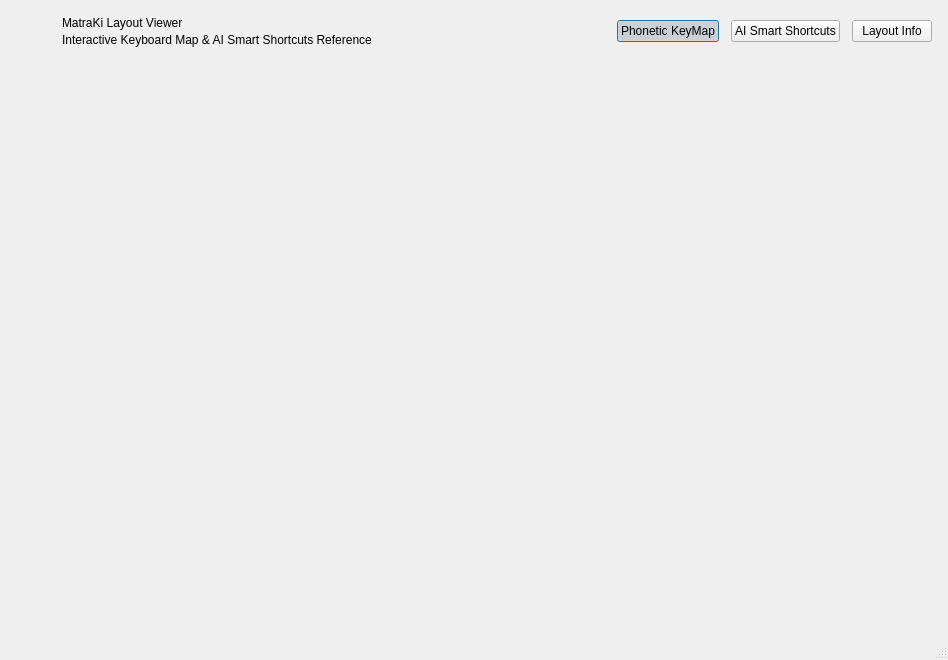
<?xml version="1.0" encoding="UTF-8"?>
<ui version="4.0">
 <class>LayoutViewer</class>
 <widget class="QDialog" name="LayoutViewer">
  <property name="geometry">
   <rect>
    <x>0</x>
    <y>0</y>
    <width>948</width>
    <height>660</height>
   </rect>
  </property>
  <property name="windowTitle">
   <string>MatraKi - Layout Viewer</string>
  </property>
  <property name="sizeGripEnabled">
   <bool>true</bool>
  </property>
  <layout class="QVBoxLayout" name="outerLayout">
   <property name="spacing">
    <number>0</number>
   </property>
   <property name="leftMargin">
    <number>0</number>
   </property>
   <property name="topMargin">
    <number>0</number>
   </property>
   <property name="rightMargin">
    <number>0</number>
   </property>
   <property name="bottomMargin">
    <number>0</number>
   </property>
   <item>
    <widget class="QFrame" name="root">
     <layout class="QVBoxLayout" name="rootLayout">
      <property name="spacing">
       <number>12</number>
      </property>
      <property name="leftMargin">
       <number>16</number>
      </property>
      <property name="topMargin">
       <number>14</number>
      </property>
      <property name="rightMargin">
       <number>16</number>
      </property>
      <property name="bottomMargin">
       <number>16</number>
      </property>
      <item>
       <layout class="QHBoxLayout" name="headerLayout">
        <property name="spacing">
         <number>12</number>
        </property>
        <item>
         <widget class="QLabel" name="logoSlot">
          <property name="minimumSize">
           <size>
            <width>34</width>
            <height>34</height>
           </size>
          </property>
          <property name="maximumSize">
           <size>
            <width>34</width>
            <height>34</height>
           </size>
          </property>
          <property name="text">
           <string/>
          </property>
         </widget>
        </item>
        <item>
         <layout class="QVBoxLayout" name="headerTitleLayout">
          <property name="spacing">
           <number>1</number>
          </property>
          <item>
           <widget class="QLabel" name="lblHeaderTitle">
            <property name="text">
             <string>MatraKi Layout Viewer</string>
            </property>
           </widget>
          </item>
          <item>
           <widget class="QLabel" name="lblHeaderSub">
            <property name="text">
             <string>Interactive Keyboard Map &amp; AI Smart Shortcuts Reference</string>
            </property>
           </widget>
          </item>
         </layout>
        </item>
        <item>
         <spacer name="horizontalSpacer">
          <property name="orientation">
           <enum>Qt::Horizontal</enum>
          </property>
          <property name="sizeHint" stdset="0">
           <size>
            <width>40</width>
            <height>20</height>
           </size>
          </property>
         </spacer>
        </item>
        <item>
         <widget class="QPushButton" name="viewNormal">
          <property name="cursor">
           <cursorShape>PointingHandCursor</cursorShape>
          </property>
          <property name="text">
           <string>Phonetic KeyMap</string>
          </property>
          <property name="checkable">
           <bool>true</bool>
          </property>
          <property name="checked">
           <bool>true</bool>
          </property>
          <property name="autoExclusive">
           <bool>true</bool>
          </property>
         </widget>
        </item>
        <item>
         <widget class="QPushButton" name="viewAltGr">
          <property name="cursor">
           <cursorShape>PointingHandCursor</cursorShape>
          </property>
          <property name="text">
           <string>AI Smart Shortcuts</string>
          </property>
          <property name="checkable">
           <bool>true</bool>
          </property>
          <property name="checked">
           <bool>false</bool>
          </property>
          <property name="autoExclusive">
           <bool>true</bool>
          </property>
         </widget>
        </item>
        <item>
         <widget class="QPushButton" name="buttonAboutLayout">
          <property name="cursor">
           <cursorShape>PointingHandCursor</cursorShape>
          </property>
          <property name="toolTip">
           <string>About this Layout</string>
          </property>
          <property name="text">
           <string>Layout Info</string>
          </property>
         </widget>
        </item>
       </layout>
      </item>
      <item>
       <widget class="QFrame" name="imageCard">
        <property name="frameShape">
         <enum>QFrame::NoFrame</enum>
        </property>
        <layout class="QVBoxLayout" name="imageCardLayout">
         <property name="spacing">
          <number>0</number>
         </property>
         <property name="leftMargin">
          <number>14</number>
         </property>
         <property name="topMargin">
          <number>14</number>
         </property>
         <property name="rightMargin">
          <number>14</number>
         </property>
         <property name="bottomMargin">
          <number>14</number>
         </property>
         <item>
          <widget class="QLabel" name="labelImage">
           <property name="frameShape">
            <enum>QFrame::NoFrame</enum>
           </property>
           <property name="text">
            <string/>
           </property>
           <property name="scaledContents">
            <bool>false</bool>
           </property>
           <property name="alignment">
            <set>Qt::AlignCenter</set>
           </property>
          </widget>
         </item>
        </layout>
       </widget>
      </item>
     </layout>
    </widget>
   </item>
  </layout>
 </widget>
 <resources>
  <include location="images.qrc"/>
 </resources>
 <connections/>
</ui>
